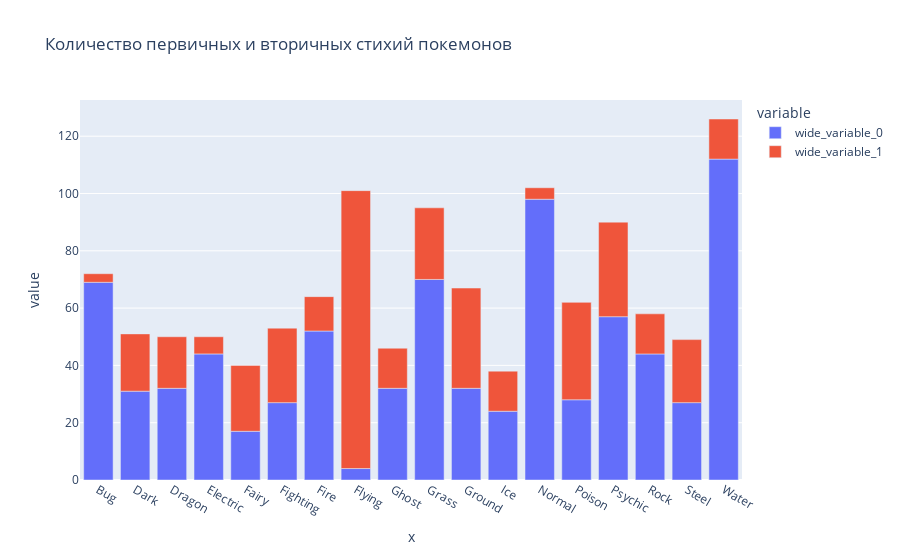

The cell this chart's notebook holds for it:
### Markdown cell above
# Интерактивный график с использованием Plotly

### Code cell
import plotly.express as px

Type1 = df['Type 1'].value_counts().sort_index() #сортировка по именам, чтобы в таблице сошлись Type1 и Type2
Type2 = df['Type 2'].value_counts().sort_index()

fig = px.bar(df, 
             x=Type1.index, 
             y=[Type1.values, Type2.values], 
             title = "Количество первичных и вторичных стихий покемонов")
fig.show()

### Figure 1 — Plotly figure (JSON) as saved in the notebook; plotly's stock layout.template omitted (floating-point values rounded to 4 significant figures)
{"data": [{"alignmentgroup": "True", "hovertemplate": "variable=wide_variable_0<br>x=%{x}<br>value=%{y}<extra></extra>", "legendgroup": "wide_variable_0", "marker": {"color": "#636efa", "pattern": {"shape": ""}}, "name": "wide_variable_0", "offsetgroup": "wide_variable_0", "orientation": "v", "showlegend": true, "textposition": "auto", "type": "bar", "x": ["Bug", "Dark", "Dragon", "Electric", "Fairy", "Fighting", "Fire", "Flying", "Ghost", "Grass", "Ground", "Ice", "Normal", "Poison", "Psychic", "Rock", "Steel", "Water"], "xaxis": "x", "y": [69, 31, 32, 44, 17, 27, 52, 4, 32, 70, 32, 24, 98, 28, 57, 44, 27, 112], "yaxis": "y"}, {"alignmentgroup": "True", "hovertemplate": "variable=wide_variable_1<br>x=%{x}<br>value=%{y}<extra></extra>", "legendgroup": "wide_variable_1", "marker": {"color": "#EF553B", "pattern": {"shape": ""}}, "name": "wide_variable_1", "offsetgroup": "wide_variable_1", "orientation": "v", "showlegend": true, "textposition": "auto", "type": "bar", "x": ["Bug", "Dark", "Dragon", "Electric", "Fairy", "Fighting", "Fire", "Flying", "Ghost", "Grass", "Ground", "Ice", "Normal", "Poison", "Psychic", "Rock", "Steel", "Water"], "xaxis": "x", "y": [3, 20, 18, 6, 23, 26, 12, 97, 14, 25, 35, 14, 4, 34, 33, 14, 22, 14], "yaxis": "y"}], "layout": {"barmode": "relative", "legend": {"title": {"text": "variable"}, "tracegroupgap": 0}, "title": {"text": "Количество первичных и вторичных стихий покемонов"}, "xaxis": {"anchor": "y", "domain": [0, 1], "title": {"text": "x"}}, "yaxis": {"anchor": "x", "domain": [0, 1], "title": {"text": "value"}}}}
